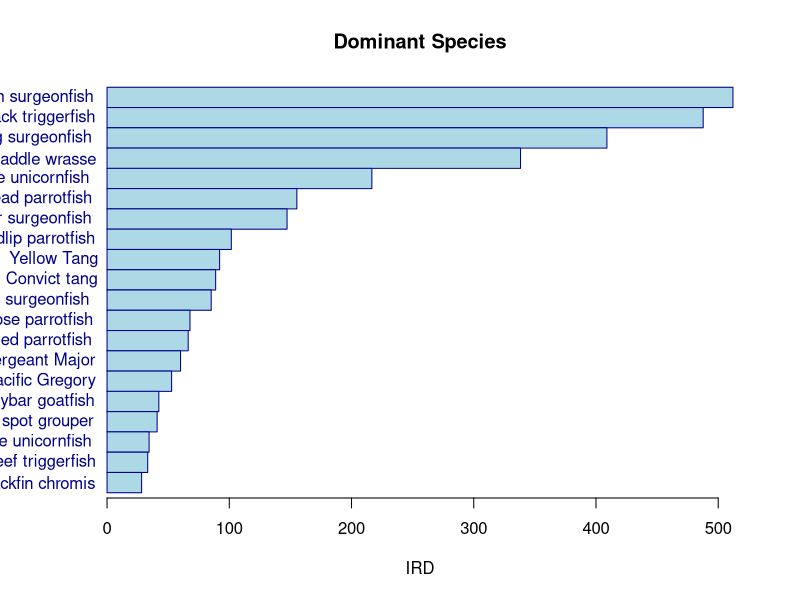
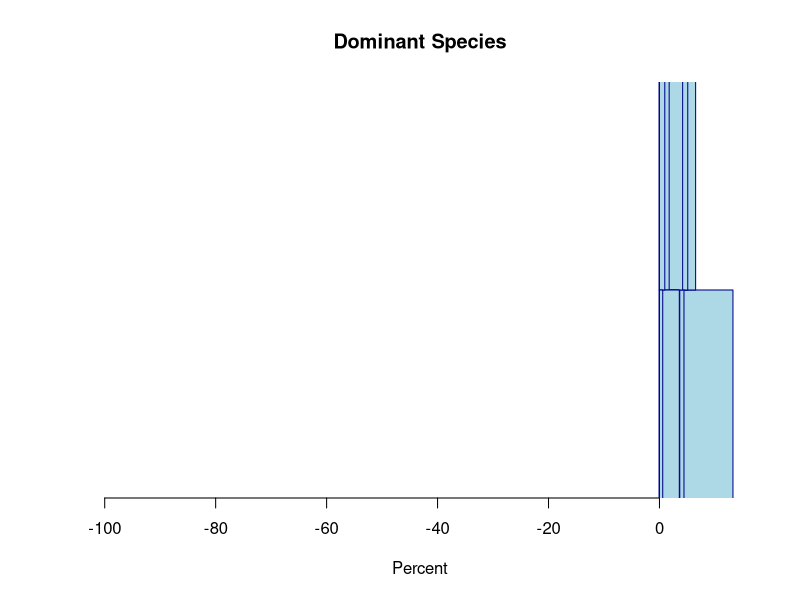

R code for these plots, in order:
# Setting Up
library(tidyverse)


data.df <- read.csv("Examples/CoralReefFishAssemblages/Friedlanderetal2003_Table2.csv",stringsAsFactors = FALSE)


out.table <- data.df %>% select(Common.name,Frequency,Biomass, IRD)
write.csv(out.table,"Examples/CoralReefFishAssemblages/DisplayTable.csv",row.names = FALSE)

custom.barplot <- function(values,labels,xlab="Value"){
# values = vector with numeric values
# labels = vector with text strings
# xlab = x axis label
  
n.species <- length(values)  
y.ticks <- 1:n.species
plot(1:5,1:5,type="n",xlim=c(0,max(values)),ylim=c(n.species,1),bty="n",axes=FALSE,
      xlab = xlab,ylab="") 
axis(1)

rect(0,y.ticks-0.5,values,y.ticks+0.5,col="lightblue",border="darkblue")
if(!is.null(labels)){text(0,y.ticks,labels=labels,adj=1.1,xpd=NA,col="darkblue")}
  
}

# test the barplot
custom.barplot(data.df$IRD,labels=data.df$Common.name,xlab="IRD")
title(main="Dominant Species")
#custom.barplot(data.df$IRD,labels=NULL,xlab="IRD")



custom.tornadoplot <- function(values,labels,xlab="Value"){
  # values = data frame with 2 numeric values (plotted on same axis)
  # labels = vector with text strings
  # xlab = x axis label
  
  n.species <- length(values)  
  y.ticks <- 1:n.species
  plot(1:5,1:5,type="n",xlim=c(-max(values[,1]),max(values[,2])),ylim=c(n.species,1),bty="n",axes=FALSE,
       xlab = xlab,ylab="") 
  axis(1)
  
  rect(0,y.ticks-0.5,values[,2],y.ticks+0.5,col="lightblue",border="darkblue")
  #if(!is.null(labels)){text(0,y.ticks,labels=labels,adj=1.1,xpd=NA,col="darkblue")}
  
}

custom.tornadoplot(data.df[,c("Frequency","Biomass")],labels=data.df$Common.name,xlab="Percent")
title(main="Dominant Species")
